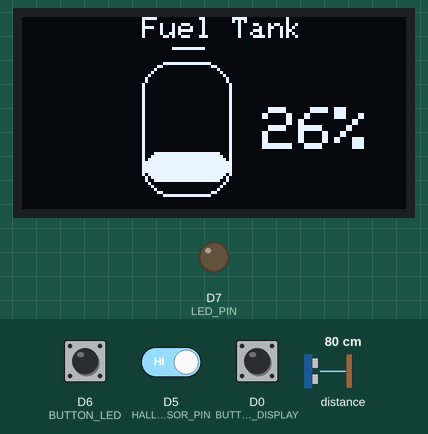
Simulated run of this sketch. Board: ESP8266 (NodeMCU). Parts: 128×64 one-colour display, output pins drawn as LEDs (lit = HIGH). Wiring (inferred from the names in the program): ultrasonic range finder: trigger D4; echo D3. Inputs (shaded band) come from the test bench; at power-on: distance to the obstacle 80 cm, D0 (BUTTON_DISPLAY) HIGH, D6 (BUTTON_LED) HIGH, D5 (HALL_SENSOR_PIN) HIGH. The echo pulse lasts 58.3 µs per cm; WiFi joins after 1.5 s; servers stay silent unless stated; pins used as bus, display or sensor lines are not drawn; what the sketch prints to the serial monitor is not drawn.

Above: at 2.7 s.
2.8 s: distance to the obstacle set to 2 cm
At 3.2 s:
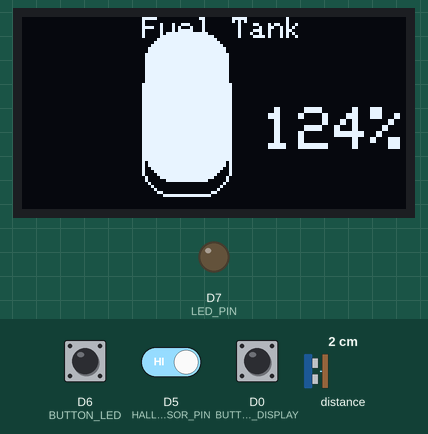
4.3 s: D0 (BUTTON_DISPLAY) pulled LOW for 0.15 s
At 4.41 s:
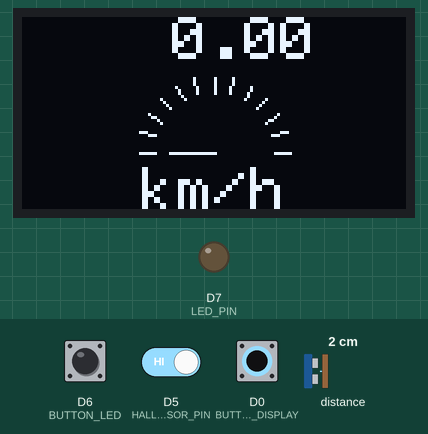
5.9 s: D6 (BUTTON_LED) pulled LOW for 0.15 s
At 7.0 s:
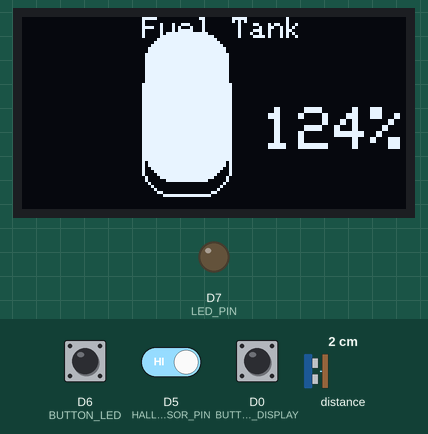
7.5 s: distance to the obstacle set to 4 cm
At 8.4 s:
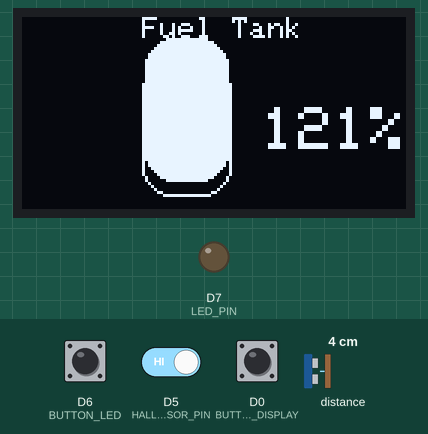
9.0 s: D6 (BUTTON_LED) pulled LOW for 1 s
At 9.8 s:
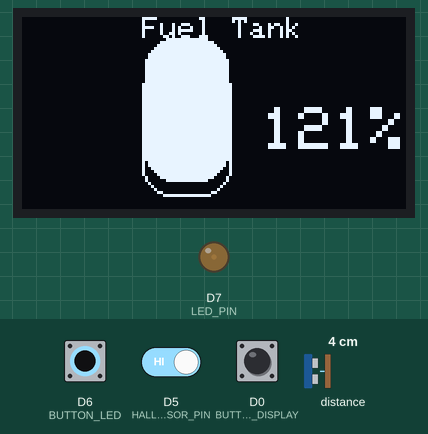
11.5 s: D6 (BUTTON_LED) pulled LOW for 3.2 s
At 12.1 s:
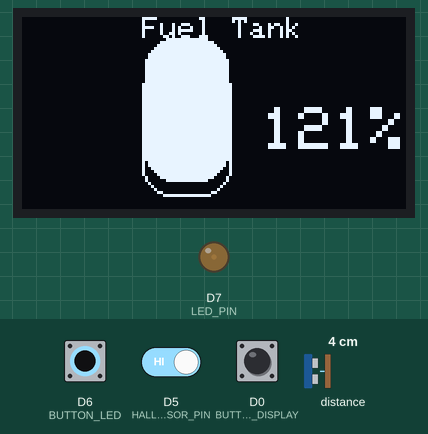
Timing chart, 0 to 16.2 s (numbered marks = the images above; inputs shaded):
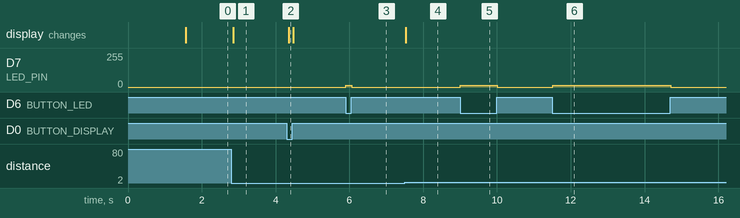

The sketch:

dev.ino
```cpp
#include <Wire.h>
#include <Adafruit_GFX.h>
#include <Adafruit_SSD1306.h>
#include <ESP8266WiFi.h>
#include <ESP8266HTTPClient.h>

// Display configuration
#define SCREEN_WIDTH 128
#define SCREEN_HEIGHT 64
#define SCREEN_ADDRESS 0x3C

// Pin definitions
#define HALL_SENSOR_PIN D5
#define BUTTON_DISPLAY D0
#define BUTTON_LED D6
#define LED_PIN D7
#define TRIG_PIN D4
#define ECHO_PIN D3

// WiFi credentials
const char* ssid = "AltiusNXT";             // Replace with your WiFi SSID
const char* password = "@ltwifi24ds";       // Replace with your WiFi password

// Display object
Adafruit_SSD1306 display(SCREEN_WIDTH, SCREEN_HEIGHT, &Wire, -1);

// Speed & distance tracking
unsigned long lastPulseTime = 0;
float speed = 0;
bool lastState = HIGH;

// Timing for ThingSpeak update
unsigned long lastSendTime = 0;
const unsigned long sendInterval = 20000;

void setup() {
  Serial.begin(9600);

  pinMode(HALL_SENSOR_PIN, INPUT_PULLUP);
  pinMode(BUTTON_DISPLAY, INPUT);
  pinMode(BUTTON_LED, INPUT_PULLUP);
  pinMode(LED_PIN, OUTPUT);
  pinMode(TRIG_PIN, OUTPUT);
  pinMode(ECHO_PIN, INPUT);

  if (!display.begin(SSD1306_SWITCHCAPVCC, SCREEN_ADDRESS)) {
    Serial.println("SSD1306 allocation failed");
    for (;;);
  }
  display.clearDisplay();

  // Connect to WiFi
  WiFi.begin(ssid, password);
  Serial.print("Connecting to WiFi");
  while (WiFi.status() != WL_CONNECTED) {
    delay(500);
    Serial.print(".");
  }
  Serial.println("\nWiFi connected!");
}

void loop() {
  unsigned long currentMillis = millis();

  // Hall sensor for speed
  bool currentState = digitalRead(HALL_SENSOR_PIN);
  if (lastState == HIGH && currentState == LOW) {
    unsigned long pulseInterval = currentMillis - lastPulseTime;
    lastPulseTime = currentMillis;

    float wheelCircumference = 2.1;  // In meters
    speed = (wheelCircumference / (pulseInterval / 1000.0)) * 3.6; // m/s to km/h
  }
  lastState = currentState;

  // Distance measurement
  long duration;
  float distance;
  long mappedDistance;

  digitalWrite(TRIG_PIN, LOW);
  delayMicroseconds(2);
  digitalWrite(TRIG_PIN, HIGH);
  delayMicroseconds(10);
  digitalWrite(TRIG_PIN, LOW);

  duration = pulseIn(ECHO_PIN, HIGH);
  distance = duration * 0.034 / 2;
  mappedDistance = map(distance, 20, 100, 100, 0);

  // Display content
  if (digitalRead(BUTTON_DISPLAY) == LOW) {
    drawSpeedometer(speed);
  } else {
    drawFuelTank(mappedDistance);

    // Send data to ThingSpeak every 20 seconds
    if (currentMillis - lastSendTime >= sendInterval) {
      sendToThingSpeak(mappedDistance);
      lastSendTime = currentMillis;
    }
  }

  // LED control
  int buttonState = digitalRead(BUTTON_LED);
  if (buttonState == LOW) {
    if (speed < 30) analogWrite(LED_PIN, 50);
    else if (speed < 80) analogWrite(LED_PIN, 400);
    else analogWrite(LED_PIN, 1023);
  } else {
    analogWrite(LED_PIN, 0);
  }
}

void drawSpeedometer(float speed) {
  display.clearDisplay();
  display.setTextSize(1);
  display.setTextColor(SSD1306_WHITE);
  int centerX = 64, centerY = 45, radius = 25;

  for (int angle = 180; angle >= 0; angle -= 15) {
    float rad = radians(angle);
    int x1 = centerX + radius * cos(rad);
    int y1 = centerY - radius * sin(rad);
    int x2 = centerX + (radius - 5) * cos(rad);
    int y2 = centerY - (radius - 5) * sin(rad);
    display.drawLine(x1, y1, x2, y2, SSD1306_WHITE);
  }

  float needleAngle = map(speed, 0, 140, 180, 0);
  float radNeedle = radians(needleAngle);
  int needleX = centerX + (radius - 10) * cos(radNeedle);
  int needleY = centerY - (radius - 10) * sin(radNeedle);
  display.drawLine(centerX, centerY, needleX, needleY, SSD1306_WHITE);

  display.setCursor(50, 0);
  display.setTextSize(2);
  display.print(speed);
  display.setCursor(40, 50);
  display.print("km/h");

  display.display();
}

void drawFuelTank(int fuelLevel) {
  display.clearDisplay();
  display.setTextSize(1);
  display.setTextColor(SSD1306_WHITE);
  display.setCursor(40, 0);
  display.print("Fuel Tank");

  display.drawRoundRect(40, 15, 30, 45, 10, SSD1306_WHITE);
  display.drawLine(50, 10, 60, 10, SSD1306_WHITE);

  int fuelHeight = map(fuelLevel, 0, 100, 0, 40);
  display.fillRoundRect(41, 55 - fuelHeight, 28, fuelHeight, 10, SSD1306_WHITE);

  display.setCursor(80, 30);
  display.setTextSize(2);
  display.print(fuelLevel);
  display.print("%");

  display.display();
}

void sendToThingSpeak(int distance) {
  if (WiFi.status() == WL_CONNECTED) {
    WiFiClient client;
    HTTPClient http;
    String url = "http://api.thingspeak.com/update?api_key=MF4S9JJ3OT534KF5&field2=" + String(distance);

    http.begin(client, url);
    int httpCode = http.GET();

    if (httpCode > 0) {
      Serial.print("ThingSpeak Response: ");
      Serial.println(httpCode);
    } else {
      Serial.println("Failed to send data");
    }

    http.end();
  }
}
```

Measured:
- after the input at 2.8 s, the display: changes after 0.05 s (image 1)
- after the input at 4.3 s, the display: changes after 0.05 s (image 2)
- after the input at 5.9 s, D7 (LED_PIN): 0/255 → 12/255 at once, → 0/255 0.16 s later
- after the input at 7.5 s, the display: changes at once (image 4)
- after the input at 9.0 s, D7 (LED_PIN): 0/255 → 12/255 at once, → 0/255 1.0 s later
- after the input at 11.5 s, D7 (LED_PIN): 0/255 → 12/255 at once, → 0/255 3.2 s later
